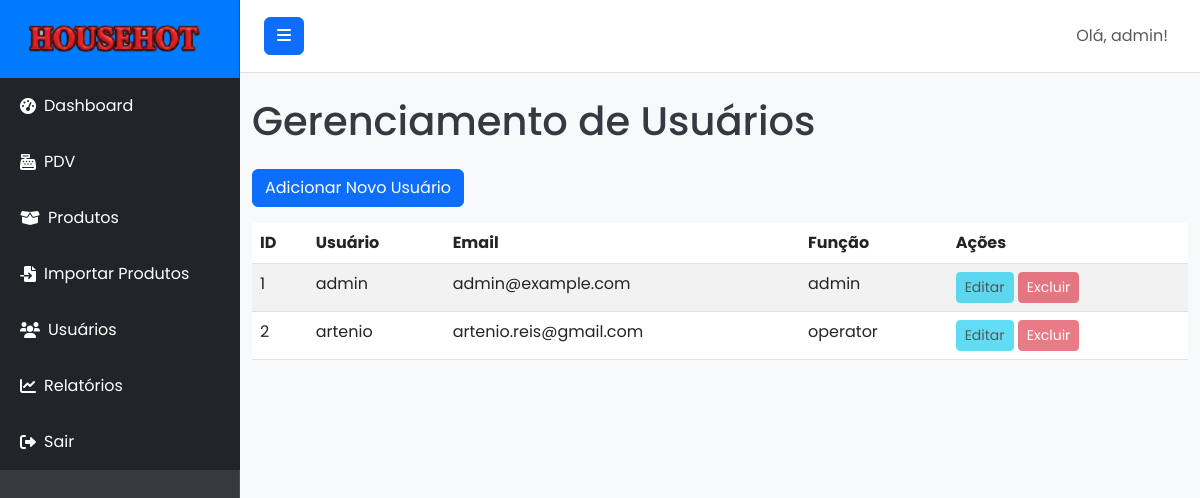
Page /users (signed in) on the earlier database version.
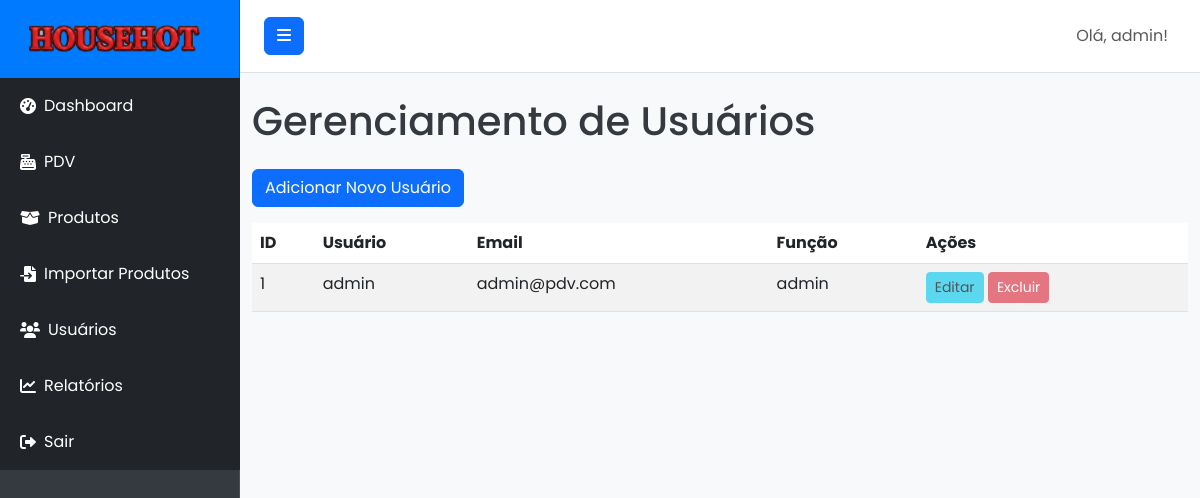
Same page on the later database version.
### models.py (models this page shows, shortened)
class User(UserMixin, db.Model):
    id = db.Column(db.Integer, primary_key=True)
    username = db.Column(db.String(80), unique=True, nullable=False)
    email = db.Column(db.String(120), unique=True, nullable=False)
    password_hash = db.Column(db.String(128), nullable=False)
    role = db.Column(db.String(20), default='user', nullable=False) # 'admin' ou 'user'
    sales = db.relationship('Sale', backref='operator', lazy=True) # Relação com vendas
    def is_admin(self):
        return self.role == 'admin'

### routes.py (the view)
@main_bp.route('/users')
@admin_required
def users():
    users = User.query.all()
    return render_template('users.html', users=users)

### routes.py (called while the page is built)
def admin_required(f):
    @wraps(f)
    @login_required
    def decorated_function(*args, **kwargs):
        if not current_user.is_admin():
            flash('Você não tem permissão para acessar esta página.', 'danger')
            return redirect(url_for('main.dashboard'))
        return f(*args, **kwargs)
    return decorated_function

### templates/users.html (shortened to what this page needs)
    {% extends "base.html" %}
    {% block content %}
    <h1 class="mb-4">Gerenciamento de Usuários</h1>
    <a href="{{ url_for('main.add_user') }}" class="btn btn-primary mb-3">Adicionar Novo Usuário</a>
    <table class="table table-striped table-hover">
        <thead>
            <tr>
                <th>ID</th>
                <th>Usuário</th>
                <th>Email</th>
                <th>Função</th>
                <th>Ações</th>
            </tr>
        </thead>
        <tbody>
            {% for user in users %}
            <tr>
                <td>{{ user.id }}</td>
                <td>{{ user.username }}</td>
                <td>{{ user.email }}</td>
                <td>{{ user.role }}</td>
                <td>
                    <a href="#" class="btn btn-sm btn-info disabled">Editar</a>
                    <button class="btn btn-sm btn-danger disabled">Excluir</button>
                </td>
            </tr>
            {% else %}
            <tr>
                <td colspan="5" class="text-center">Nenhum usuário cadastrado.</td>
            </tr>
            {% endfor %}
        </tbody>
    </table>
    {% endblock %}

### templates/base.html (shortened to what this page needs)
<!DOCTYPE html>
<html lang="pt-br">
<head>
    <link href="https://cdn.jsdelivr.net/npm/bootstrap@5.3.0/dist/css/bootstrap.min.css" rel="stylesheet">
    <link rel="stylesheet" href="https://cdnjs.cloudflare.com/ajax/libs/font-awesome/6.0.0-beta3/css/all.min.css">
    <link rel="stylesheet" href="{{ url_for('static', filename='css/style.css') }}">
</head>
<body>
    <div class="d-flex" id="wrapper">
        <div class="bg-dark border-right" id="sidebar-wrapper">
            <div class="sidebar-heading text-white text-center py-4 fs-4 fw-bold">
                <img src="{{ url_for('static', filename='img/logo.png') }}" alt="Logo" class="me-2" style="height: 30px;">
            </div>
            <div class="list-group list-group-flush">
                <a href="{{ url_for('main.dashboard') }}" class="list-group-item list-group-item-action bg-dark text-white">
                    <i class="fas fa-tachometer-alt me-2"></i> Dashboard
                </a>
                <a href="{{ url_for('main.pdv') }}" class="list-group-item list-group-item-action bg-dark text-white">
                    <i class="fas fa-cash-register me-2"></i> PDV
                </a>
                {% if current_user.is_authenticated and current_user.is_admin() %}
                <a href="{{ url_for('main.products') }}" class="list-group-item list-group-item-action bg-dark text-white">
                    <i class="fas fa-box-open me-2"></i> Produtos
                </a>
                <a href="{{ url_for('main.import_products') }}" class="list-group-item list-group-item-action bg-dark text-white">
                    <i class="fas fa-file-import me-2"></i> Importar Produtos
                </a>
                <a href="{{ url_for('main.users') }}" class="list-group-item list-group-item-action bg-dark text-white">
                    <i class="fas fa-users me-2"></i> Usuários
                </a>
                <a href="{{ url_for('main.reports') }}" class="list-group-item list-group-item-action bg-dark text-white">
                    <i class="fas fa-chart-line me-2"></i> Relatórios
                </a>
                {% endif %}
                <a href="{{ url_for('main.logout') }}" class="list-group-item list-group-item-action bg-dark text-white">
                    <i class="fas fa-sign-out-alt me-2"></i> Sair
                </a>
            </div>
        </div>
        <div id="page-content-wrapper">
            <nav class="navbar navbar-expand-lg navbar-light bg-light border-bottom">
                <button class="btn btn-primary" id="menu-toggle">
                    <i class="fas fa-bars"></i>
                </button>
                <div class="collapse navbar-collapse" id="navbarSupportedContent">
                    <ul class="navbar-nav ms-auto mt-2 mt-lg-0">
                        <li class="nav-item active">
                            <a class="nav-link" href="#">Olá, {{ current_user.username }}!</a>
                        </li>
                    </ul>
                </div>
            </nav>
            <div class="container-fluid py-4">
                {% block content %}{% endblock %}
            </div>
        </div>
    </div>
</body>
</html>

Differences in the rows shown:
removed User: id "2", username "artenio", email "artenio.reis@gmail.com", role "operator"
changed User "admin": email "admin@example.com" → "admin@pdv.com"
